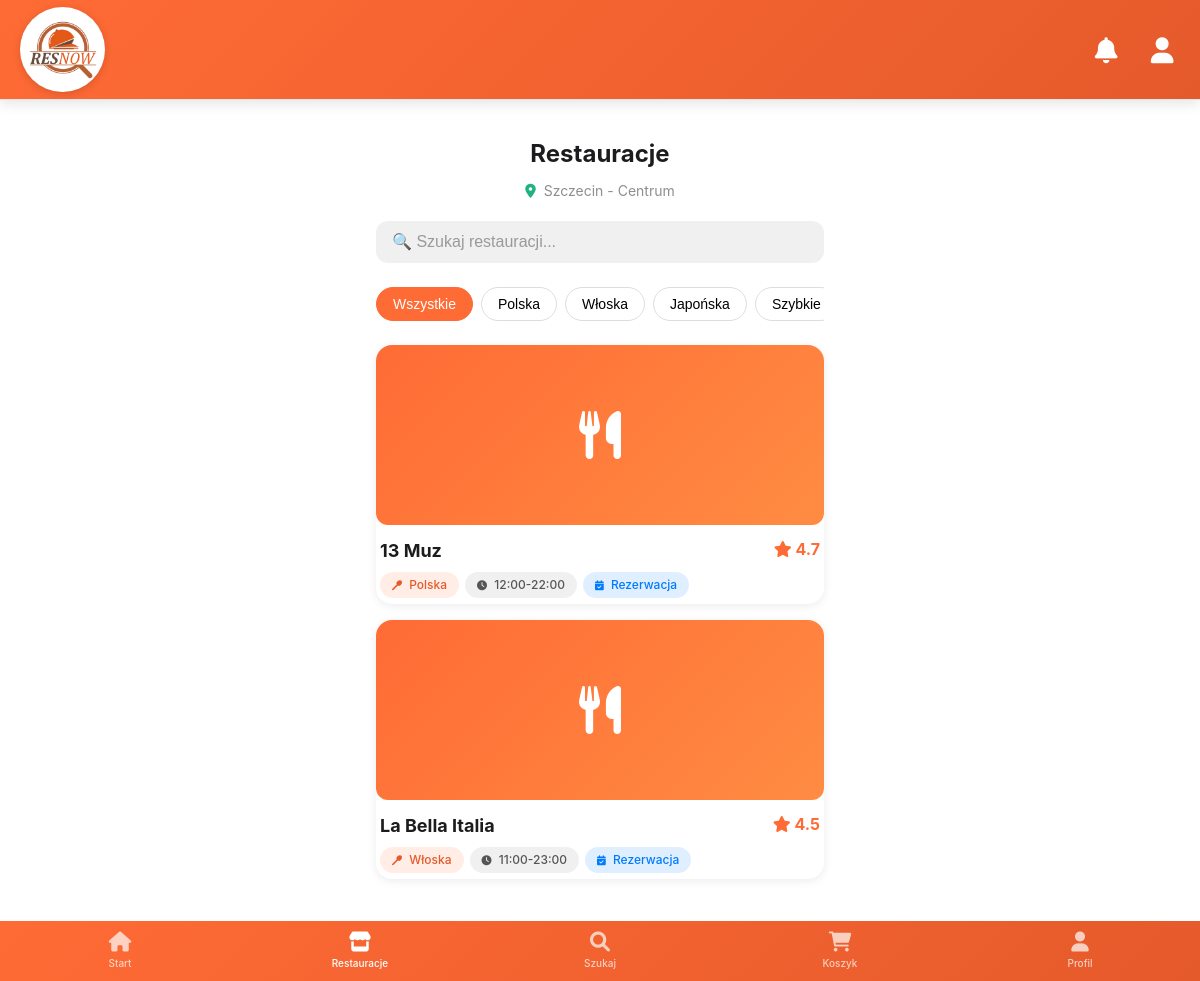
Page /client/restaurants (signed in) on the earlier database version.
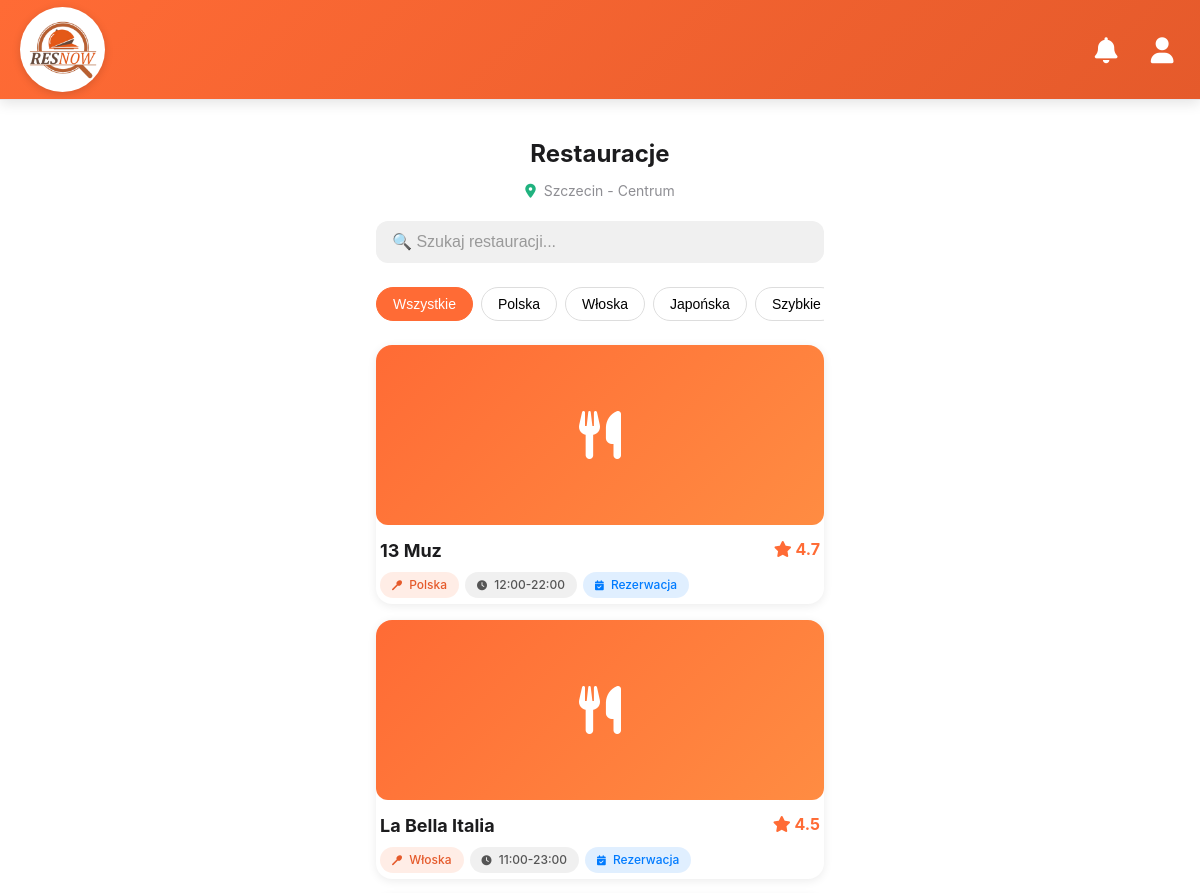
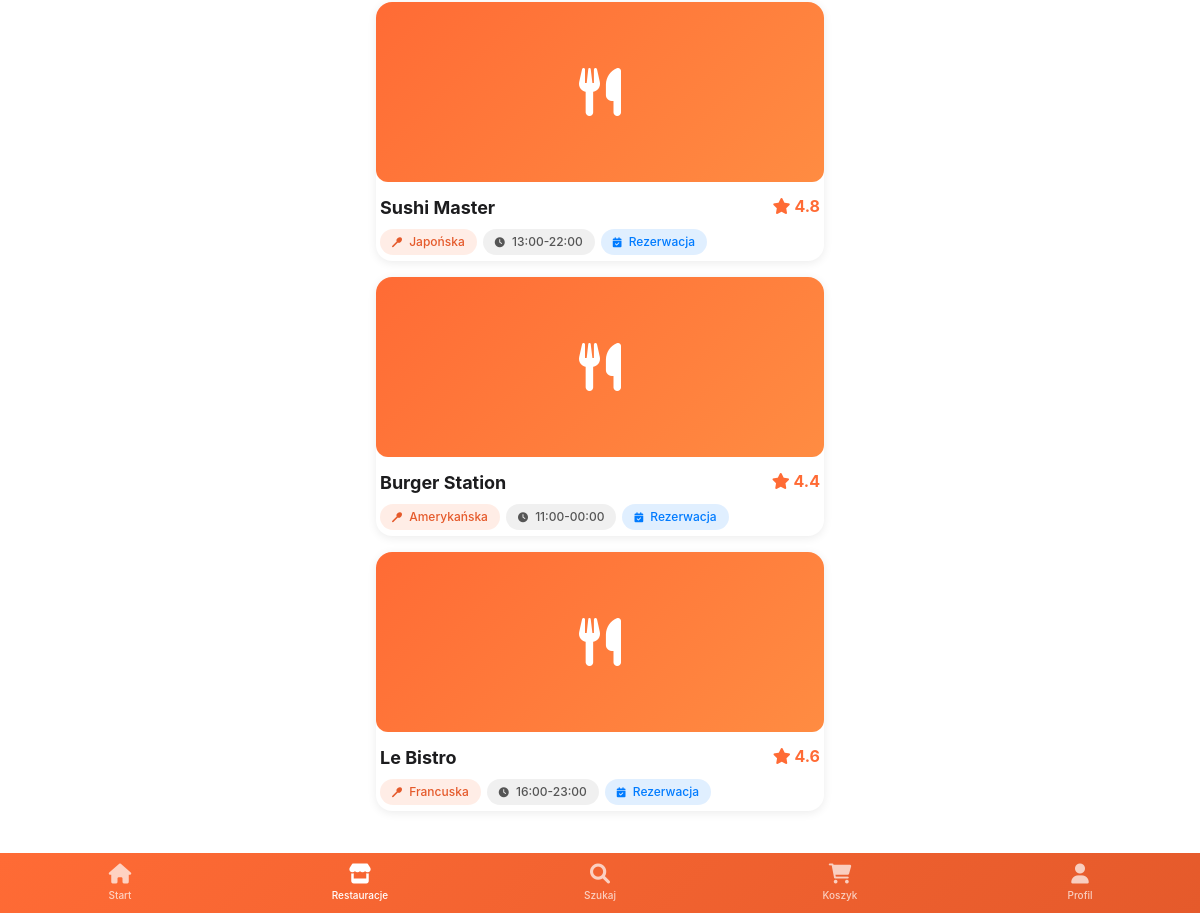
Same page on the later database version (2 pictures, top to bottom).
### models.py (models this page shows, shortened)
class Restaurant(db.Model):
    __tablename__ = 'restaurants'
    id = db.Column(db.Integer, primary_key=True)
    name = db.Column(db.String(100), nullable=False)
    address = db.Column(db.String(200))
    cuisine = db.Column(db.String(100))
    rating = db.Column(db.Float)
    delivery = db.Column(db.Boolean, default=False)
    reservation = db.Column(db.Boolean, default=True)
    opening_hours = db.Column(db.String(50))
    delivery_time = db.Column(db.String(50))

### app.py (the view)
@app.route('/client/restaurants')
@login_required
def client_restaurants():
    if session.get('role') != 'client':
        flash('Brak dostępu', 'danger')
        return redirect(url_for('login'))
    restaurants = Restaurant.query.all()
    return render_template('client/restaurants_mobile.html', restaurants=restaurants)

### app.py (called while the page is built)
@app.context_processor
def inject_now():
    return {'now': datetime.now()}

def login_required(f):
    @wraps(f)
    def decorated_function(*args, **kwargs):
        if 'user_id' not in session:
            flash('Proszę się zalogować', 'warning')
            return redirect(url_for('login'))
        return f(*args, **kwargs)
    return decorated_function

### templates/client/restaurants_mobile.html (shortened to what this page needs)
{% extends "mobile_layout.html" %}
{% block content %}
<div class="mobile-container">
<div style="margin-bottom: 20px; text-align: center;">
    <h1 style="font-size: 24px; font-weight: 700; margin: 0 0 8px 0; color: var(--dark);">Restauracje</h1>
    <div style="display: flex; align-items: center; justify-content: center; gap: 8px; color: var(--gray); font-size: 14px;">
        <i class="fas fa-map-marker-alt" style="color: #20b27f; font-size: 14px;"></i>
        <span>Szczecin - Centrum</span>
    </div>
</div>
    <div class="search-container">
        <div class="form-group" style="margin-bottom: 0;">
            <input type="text"
                   class="form-control"
                   placeholder="🔍 Szukaj restauracji..."
                   oninput="searchRestaurants(this.value)">
        </div>
    </div>
    <div class="filters">
        <button class="filter-btn active" onclick="filterByCuisine('all')">Wszystkie</button>
        <button class="filter-btn" onclick="filterByCuisine('polska')">Polska</button>
        <button class="filter-btn" onclick="filterByCuisine('włoska')">Włoska</button>
        <button class="filter-btn" onclick="filterByCuisine('japońska')">Japońska</button>
        <button class="filter-btn" onclick="filterByCuisine('szybkie')">Szybkie</button>
    </div>
    <div id="restaurantsList">
        {% for restaurant in restaurants %}
        <a href="{{ url_for('client_menu', restaurant_id=restaurant.id) }}"
           class="restaurant-card" data-cuisine="{{ restaurant.cuisine|lower }}">
            <div style="position: relative;">
                <div class="restaurant-image">
                    <i class="fas fa-utensils"></i>
                </div>
            </div>
            <div style="padding: 0 4px;">
                <div style="display: flex; justify-content: space-between; align-items: start; margin-bottom: 8px;">
                    <h3 style="margin: 0; font-size: 18px;">{{ restaurant.name }}</h3>
                    <div style="color: #FF6B35; font-weight: 700;">
                        <i class="fas fa-star"></i> {{ restaurant.rating }}
                    </div>
                </div>
                <div class="restaurant-tags">
    <span class="restaurant-tag tag-cuisine">
        <i class="fas fa-utensil-spoon" style="margin-right: 4px; font-size: 10px;"></i> {{ restaurant.cuisine }}
    </span>
    <span class="restaurant-tag tag-hours">
        <i class="fas fa-clock" style="margin-right: 4px; font-size: 10px;"></i> {{ restaurant.opening_hours }}
    </span>
    {% if restaurant.reservation %}
    <span class="restaurant-tag tag-reservation">
        <i class="fas fa-calendar-check" style="margin-right: 4px; font-size: 10px;"></i> Rezerwacja
    </span>
    {% endif %}
</div>
            </div>
        </a>
        {% endfor %}
    </div>
</div>
{% endblock %}

Differences in the rows shown:
added Restaurant: name "Sushi Master", rating "4.8", cuisine "Japońska", opening_hours "13:00-22:00", reservation True (drawn)
added Restaurant: name "Burger Station", rating "4.4", cuisine "Amerykańska", opening_hours "11:00-00:00", reservation True (drawn)
added Restaurant: name "Le Bistro", rating "4.6", cuisine "Francuska", opening_hours "16:00-23:00", reservation True (drawn)
